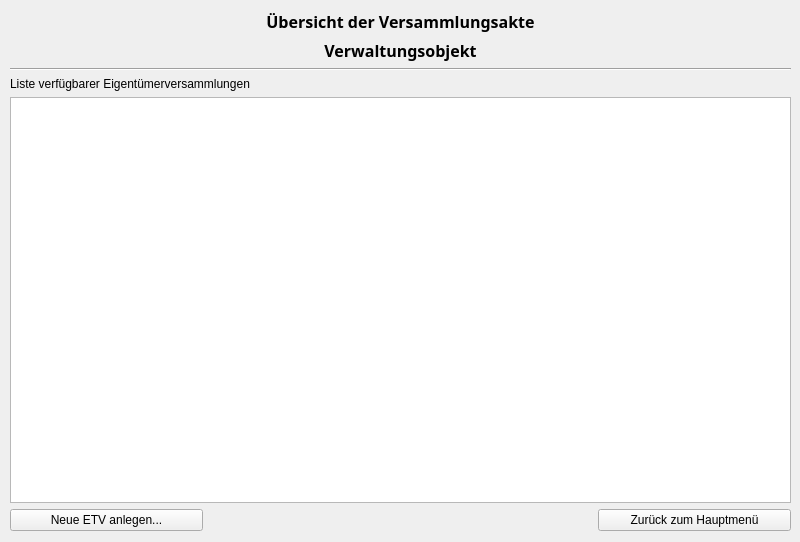
<?xml version="1.0" encoding="UTF-8"?>
<ui version="4.0">
 <class>propertyMainView</class>
 <widget class="QWidget" name="propertyMainView">
  <property name="geometry">
   <rect>
    <x>0</x>
    <y>0</y>
    <width>800</width>
    <height>542</height>
   </rect>
  </property>
  <property name="sizePolicy">
   <sizepolicy hsizetype="Expanding" vsizetype="Expanding">
    <horstretch>0</horstretch>
    <verstretch>0</verstretch>
   </sizepolicy>
  </property>
  <property name="windowTitle">
   <string>Eigentümerversammlungen</string>
  </property>
  <property name="autoFillBackground">
   <bool>true</bool>
  </property>
  <widget class="QWidget" name="gridLayoutWidget">
   <property name="geometry">
    <rect>
     <x>10</x>
     <y>10</y>
     <width>781</width>
     <height>521</height>
    </rect>
   </property>
   <layout class="QGridLayout" name="gridLayout">
    <property name="sizeConstraint">
     <enum>QLayout::SetDefaultConstraint</enum>
    </property>
    <property name="horizontalSpacing">
     <number>3</number>
    </property>
    <item row="6" column="3">
     <widget class="QPushButton" name="exitButton">
      <property name="text">
       <string>Zurück zum Hauptmenü</string>
      </property>
     </widget>
    </item>
    <item row="0" column="0" colspan="4">
     <widget class="QLabel" name="label_2">
      <property name="sizePolicy">
       <sizepolicy hsizetype="Minimum" vsizetype="Minimum">
        <horstretch>0</horstretch>
        <verstretch>0</verstretch>
       </sizepolicy>
      </property>
      <property name="font">
       <font>
        <family>Century Gothic</family>
        <pointsize>12</pointsize>
        <weight>75</weight>
        <bold>true</bold>
       </font>
      </property>
      <property name="text">
       <string>Übersicht der Versammlungsakte</string>
      </property>
      <property name="alignment">
       <set>Qt::AlignCenter</set>
      </property>
     </widget>
    </item>
    <item row="1" column="0" colspan="4">
     <widget class="QLabel" name="label">
      <property name="sizePolicy">
       <sizepolicy hsizetype="Minimum" vsizetype="Minimum">
        <horstretch>0</horstretch>
        <verstretch>0</verstretch>
       </sizepolicy>
      </property>
      <property name="font">
       <font>
        <family>Century Gothic</family>
        <pointsize>12</pointsize>
        <weight>75</weight>
        <bold>true</bold>
       </font>
      </property>
      <property name="text">
       <string>Verwaltungsobjekt</string>
      </property>
      <property name="alignment">
       <set>Qt::AlignCenter</set>
      </property>
     </widget>
    </item>
    <item row="2" column="0" colspan="4">
     <widget class="Line" name="line_2">
      <property name="orientation">
       <enum>Qt::Horizontal</enum>
      </property>
     </widget>
    </item>
    <item row="3" column="0" colspan="4">
     <widget class="QLabel" name="label_4">
      <property name="sizePolicy">
       <sizepolicy hsizetype="Preferred" vsizetype="Minimum">
        <horstretch>0</horstretch>
        <verstretch>0</verstretch>
       </sizepolicy>
      </property>
      <property name="text">
       <string>Liste verfügbarer Eigentümerversammlungen</string>
      </property>
     </widget>
    </item>
    <item row="4" column="0" rowspan="2" colspan="4">
     <widget class="QTreeView" name="treeView">
      <property name="sizePolicy">
       <sizepolicy hsizetype="Expanding" vsizetype="Expanding">
        <horstretch>0</horstretch>
        <verstretch>1</verstretch>
       </sizepolicy>
      </property>
      <property name="font">
       <font>
        <family>Century Gothic</family>
        <pointsize>10</pointsize>
       </font>
      </property>
      <property name="autoFillBackground">
       <bool>true</bool>
      </property>
      <property name="styleSheet">
       <string notr="true">font: 10pt &quot;Century Gothic&quot;;</string>
      </property>
      <property name="sortingEnabled">
       <bool>true</bool>
      </property>
     </widget>
    </item>
    <item row="6" column="0">
     <widget class="QPushButton" name="newAgendaButton">
      <property name="text">
       <string>Neue ETV anlegen...</string>
      </property>
     </widget>
    </item>
   </layout>
  </widget>
 </widget>
 <resources/>
 <connections/>
</ui>
